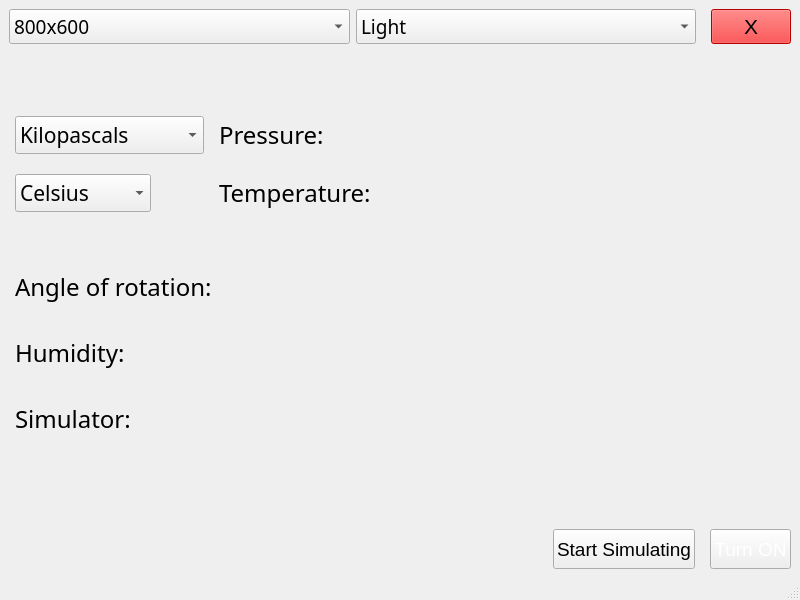
<?xml version="1.0" encoding="UTF-8"?>
<ui version="4.0">
 <class>SimulatorSoftware</class>
 <widget class="QMainWindow" name="SimulatorSoftware">
  <property name="geometry">
   <rect>
    <x>0</x>
    <y>0</y>
    <width>800</width>
    <height>600</height>
   </rect>
  </property>
  <property name="minimumSize">
   <size>
    <width>800</width>
    <height>600</height>
   </size>
  </property>
  <property name="maximumSize">
   <size>
    <width>1024</width>
    <height>768</height>
   </size>
  </property>
  <property name="windowTitle">
   <string>SimulatorSoftware</string>
  </property>
  <widget class="QWidget" name="centralwidget">
   <layout class="QGridLayout" name="gridLayout">
    <item row="7" column="0">
     <spacer name="horizontalSpacer_6">
      <property name="orientation">
       <enum>Qt::Horizontal</enum>
      </property>
      <property name="sizeHint" stdset="0">
       <size>
        <width>40</width>
        <height>20</height>
       </size>
      </property>
     </spacer>
    </item>
    <item row="7" column="2" colspan="2">
     <layout class="QVBoxLayout" name="verticalLayout">
      <property name="leftMargin">
       <number>9</number>
      </property>
      <item>
       <widget class="QPushButton" name="PowerButton">
        <property name="sizePolicy">
         <sizepolicy hsizetype="Preferred" vsizetype="Preferred">
          <horstretch>0</horstretch>
          <verstretch>0</verstretch>
         </sizepolicy>
        </property>
        <property name="font">
         <font>
          <pointsize>14</pointsize>
         </font>
        </property>
        <property name="styleSheet">
         <string notr="true">color: rgb(255, 255, 255);</string>
        </property>
        <property name="text">
         <string>Turn ON</string>
        </property>
       </widget>
      </item>
     </layout>
    </item>
    <item row="3" column="0" rowspan="2" colspan="4">
     <layout class="QFormLayout" name="formLayout">
      <item row="1" column="1">
       <layout class="QFormLayout" name="formLayout_3">
        <property name="horizontalSpacing">
         <number>15</number>
        </property>
        <property name="verticalSpacing">
         <number>20</number>
        </property>
        <item row="0" column="1">
         <widget class="QLabel" name="PressureActualParametersLabel">
          <property name="sizePolicy">
           <sizepolicy hsizetype="Preferred" vsizetype="Preferred">
            <horstretch>0</horstretch>
            <verstretch>0</verstretch>
           </sizepolicy>
          </property>
          <property name="font">
           <font>
            <family>Ubuntu Mono</family>
            <pointsize>18</pointsize>
           </font>
          </property>
          <property name="text">
           <string>Pressure:</string>
          </property>
         </widget>
        </item>
        <item row="1" column="1">
         <widget class="QLabel" name="TemperatureActualParametersLabel">
          <property name="sizePolicy">
           <sizepolicy hsizetype="Preferred" vsizetype="Preferred">
            <horstretch>0</horstretch>
            <verstretch>0</verstretch>
           </sizepolicy>
          </property>
          <property name="font">
           <font>
            <family>Ubuntu Mono</family>
            <pointsize>18</pointsize>
           </font>
          </property>
          <property name="text">
           <string>Temperature:</string>
          </property>
         </widget>
        </item>
        <item row="0" column="0">
         <widget class="QComboBox" name="PressureUnitSelectionBox">
          <property name="sizePolicy">
           <sizepolicy hsizetype="Preferred" vsizetype="Preferred">
            <horstretch>0</horstretch>
            <verstretch>0</verstretch>
           </sizepolicy>
          </property>
          <property name="font">
           <font>
            <family>Ubuntu Mono</family>
            <pointsize>16</pointsize>
           </font>
          </property>
          <item>
           <property name="text">
            <string>Kilopascals</string>
           </property>
          </item>
          <item>
           <property name="text">
            <string>mm. of mercury</string>
           </property>
          </item>
         </widget>
        </item>
        <item row="1" column="0">
         <widget class="QComboBox" name="TemperatureUnitSelectionBox">
          <property name="sizePolicy">
           <sizepolicy hsizetype="Preferred" vsizetype="Preferred">
            <horstretch>0</horstretch>
            <verstretch>0</verstretch>
           </sizepolicy>
          </property>
          <property name="font">
           <font>
            <family>Ubuntu Mono</family>
            <pointsize>16</pointsize>
           </font>
          </property>
          <item>
           <property name="text">
            <string>Celsius</string>
           </property>
          </item>
          <item>
           <property name="text">
            <string>Kelvin</string>
           </property>
          </item>
          <item>
           <property name="text">
            <string>Fharenheit</string>
           </property>
          </item>
         </widget>
        </item>
       </layout>
      </item>
      <item row="2" column="1">
       <spacer name="horizontalSpacer_4">
        <property name="orientation">
         <enum>Qt::Horizontal</enum>
        </property>
        <property name="sizeHint" stdset="0">
         <size>
          <width>40</width>
          <height>20</height>
         </size>
        </property>
       </spacer>
      </item>
      <item row="4" column="1">
       <spacer name="horizontalSpacer_7">
        <property name="orientation">
         <enum>Qt::Horizontal</enum>
        </property>
        <property name="sizeHint" stdset="0">
         <size>
          <width>40</width>
          <height>20</height>
         </size>
        </property>
       </spacer>
      </item>
      <item row="5" column="1">
       <widget class="QLabel" name="AngleActualParametersLabel">
        <property name="sizePolicy">
         <sizepolicy hsizetype="Preferred" vsizetype="Preferred">
          <horstretch>0</horstretch>
          <verstretch>0</verstretch>
         </sizepolicy>
        </property>
        <property name="font">
         <font>
          <family>Ubuntu Mono</family>
          <pointsize>18</pointsize>
         </font>
        </property>
        <property name="text">
         <string>Angle of rotation:</string>
        </property>
       </widget>
      </item>
      <item row="6" column="1">
       <spacer name="horizontalSpacer_3">
        <property name="orientation">
         <enum>Qt::Horizontal</enum>
        </property>
        <property name="sizeHint" stdset="0">
         <size>
          <width>40</width>
          <height>20</height>
         </size>
        </property>
       </spacer>
      </item>
      <item row="7" column="1">
       <widget class="QLabel" name="HumidityActualParametersLabel">
        <property name="font">
         <font>
          <family>Ubuntu Mono</family>
          <pointsize>18</pointsize>
         </font>
        </property>
        <property name="text">
         <string>Humidity:</string>
        </property>
       </widget>
      </item>
      <item row="8" column="1">
       <spacer name="horizontalSpacer_5">
        <property name="orientation">
         <enum>Qt::Horizontal</enum>
        </property>
        <property name="sizeHint" stdset="0">
         <size>
          <width>40</width>
          <height>20</height>
         </size>
        </property>
       </spacer>
      </item>
      <item row="9" column="1">
       <widget class="QLabel" name="SimulatorActualStateLabel">
        <property name="font">
         <font>
          <family>Ubuntu Mono</family>
          <pointsize>18</pointsize>
         </font>
        </property>
        <property name="text">
         <string>Simulator:</string>
        </property>
       </widget>
      </item>
      <item row="10" column="1">
       <widget class="QLabel" name="label">
        <property name="text">
         <string/>
        </property>
       </widget>
      </item>
     </layout>
    </item>
    <item row="1" column="0">
     <spacer name="horizontalSpacer_2">
      <property name="orientation">
       <enum>Qt::Horizontal</enum>
      </property>
      <property name="sizeHint" stdset="0">
       <size>
        <width>40</width>
        <height>20</height>
       </size>
      </property>
     </spacer>
    </item>
    <item row="0" column="0" colspan="3">
     <layout class="QHBoxLayout" name="horizontalLayout">
      <property name="rightMargin">
       <number>9</number>
      </property>
      <item>
       <widget class="QComboBox" name="ResolutionSelectionBox">
        <property name="sizePolicy">
         <sizepolicy hsizetype="Preferred" vsizetype="Fixed">
          <horstretch>0</horstretch>
          <verstretch>0</verstretch>
         </sizepolicy>
        </property>
        <property name="font">
         <font>
          <family>Ubuntu Mono</family>
          <pointsize>14</pointsize>
         </font>
        </property>
        <item>
         <property name="text">
          <string>800x600</string>
         </property>
        </item>
        <item>
         <property name="text">
          <string>1024x768</string>
         </property>
        </item>
       </widget>
      </item>
      <item>
       <widget class="QComboBox" name="ThemeSelectionBox">
        <property name="sizePolicy">
         <sizepolicy hsizetype="Preferred" vsizetype="Fixed">
          <horstretch>0</horstretch>
          <verstretch>0</verstretch>
         </sizepolicy>
        </property>
        <property name="font">
         <font>
          <family>Ubuntu Mono</family>
          <pointsize>14</pointsize>
         </font>
        </property>
        <item>
         <property name="text">
          <string>Light</string>
         </property>
        </item>
        <item>
         <property name="text">
          <string>Dark</string>
         </property>
        </item>
       </widget>
      </item>
     </layout>
    </item>
    <item row="7" column="1">
     <widget class="QPushButton" name="pushButton">
      <property name="sizePolicy">
       <sizepolicy hsizetype="Minimum" vsizetype="Preferred">
        <horstretch>0</horstretch>
        <verstretch>0</verstretch>
       </sizepolicy>
      </property>
      <property name="font">
       <font>
        <pointsize>14</pointsize>
       </font>
      </property>
      <property name="text">
       <string>Start Simulating</string>
      </property>
     </widget>
    </item>
    <item row="5" column="0">
     <widget class="QLabel" name="label_2">
      <property name="sizePolicy">
       <sizepolicy hsizetype="Preferred" vsizetype="Fixed">
        <horstretch>0</horstretch>
        <verstretch>0</verstretch>
       </sizepolicy>
      </property>
      <property name="text">
       <string/>
      </property>
     </widget>
    </item>
    <item row="6" column="0" colspan="4">
     <widget class="QLabel" name="label_3">
      <property name="text">
       <string/>
      </property>
     </widget>
    </item>
    <item row="0" column="3">
     <widget class="QPushButton" name="CloseWindowbutton">
      <property name="sizePolicy">
       <sizepolicy hsizetype="Minimum" vsizetype="Preferred">
        <horstretch>0</horstretch>
        <verstretch>0</verstretch>
       </sizepolicy>
      </property>
      <property name="font">
       <font>
        <pointsize>16</pointsize>
       </font>
      </property>
      <property name="styleSheet">
       <string notr="true">background-color: rgb(255, 0, 0);</string>
      </property>
      <property name="text">
       <string>X</string>
      </property>
     </widget>
    </item>
    <item row="2" column="0">
     <widget class="QLabel" name="label_4">
      <property name="text">
       <string/>
      </property>
     </widget>
    </item>
   </layout>
  </widget>
  <widget class="QStatusBar" name="statusbar"/>
 </widget>
 <resources/>
 <connections/>
</ui>
